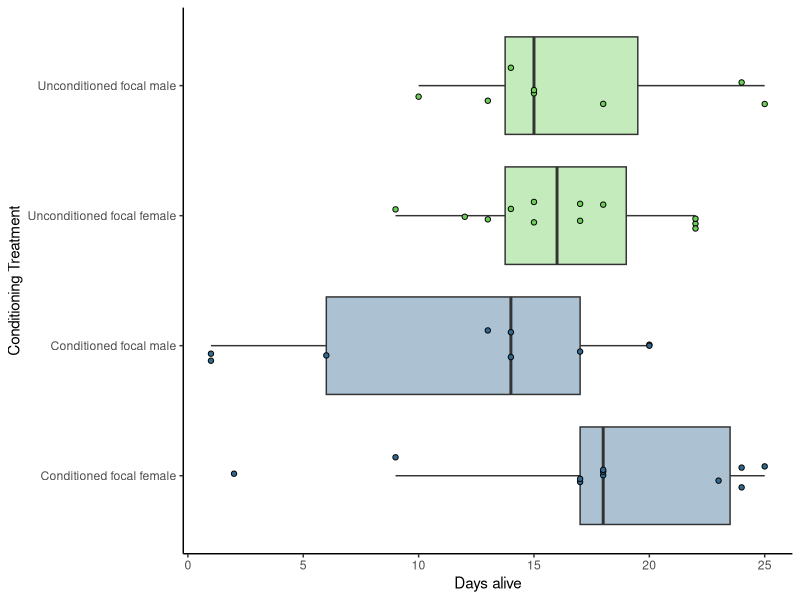

Reproduce this figure in R.
## Packages
library(tidyverse)
library(ggplot2)
library(readxl)
library(viridisLite)
library(survminer)
library(survival)


## Reading the data in
lifespan_adultstraits <- read_excel("data/fitness_development/adulttraits_lifespan.xlsx")
lifespan_adultstraits <- as.data.frame(lifespan_adultstraits)



## Choosing colours from viridis to use: 
viridis_colors <- viridis(10)



## adding a sex section 
lifespan_adultstraits$Conditioning <- ifelse(grepl("Conditioned", lifespan_adultstraits$treatment), "Conditioned", "Unconditioned")
lifespan_adultstraits$Sex <- ifelse(grepl("female", lifespan_adultstraits$treatment), "Focal female", "Focal male")




# Visualisation
lifespan_adultstraits_plot <- ggplot(lifespan_adultstraits, 
                                            aes(x = days_alive, y = treatment, fill = treatment)) +
  geom_boxplot(outlier.shape = NA, alpha = .4, position = position_dodge(width = 0.9)) +
  geom_point(aes(fill = treatment),
             size = 1.5, shape = 21,
             position = position_jitterdodge(jitter.width = 0.3, dodge.width = 0.9)) +
  scale_fill_manual(values = viridis_colors[c(4, 4, 8, 8)], 
                    labels = c("Conditioned female", "Conditioned male", 
                               "Unconditioned female", "Unconditioned male")) +
  theme_classic() +
  theme(legend.position = "none") +
  labs(x = "Days alive", 
       y = "Conditioning Treatment",
       fill = "Treatment") 

# run the plot
lifespan_adultstraits_plot
